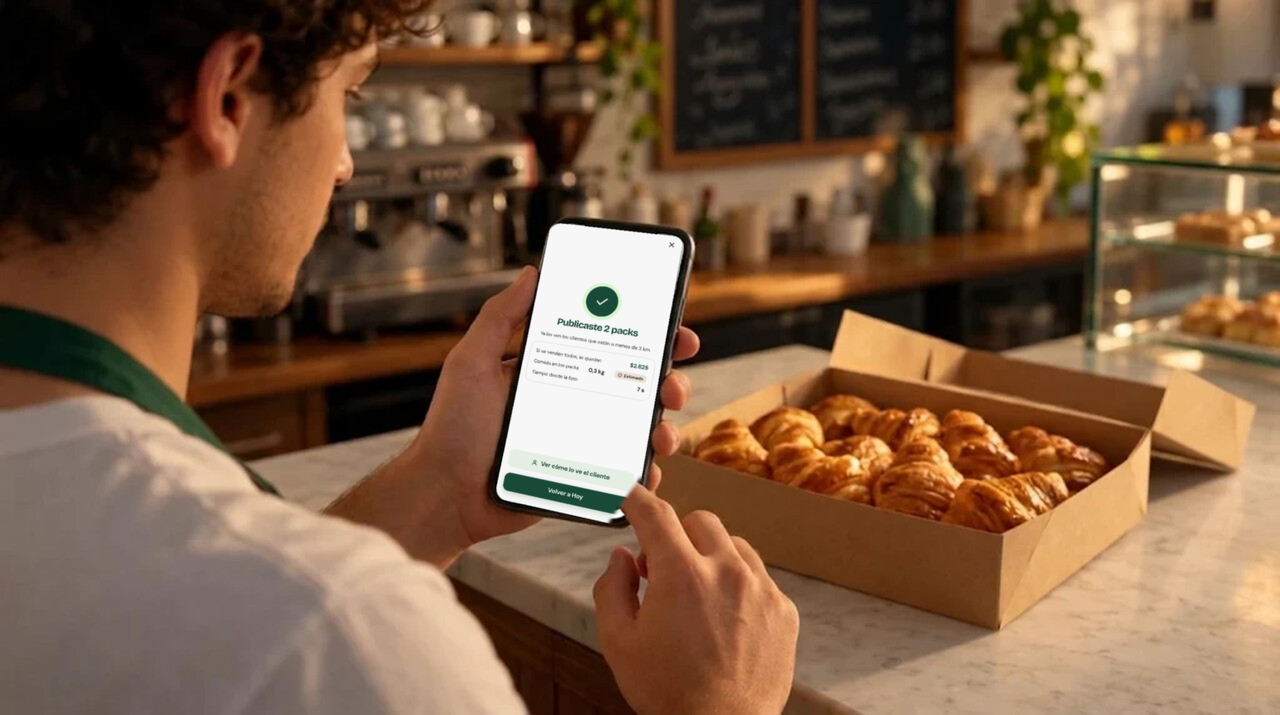
#> input picture landing/video/hero-ia/src/v6-pantallas/c1_fin.png, 1280 x 715 px, given in place of 13.jpg, which was not available
$ python c2.py
#> lines starting #> are read from the running program, lines starting #| are printed output that depends on the picture; after the words box and inside, x2 and y2 are one past the last pixel; in counts of white or black regions, pixels touching at a corner belong together
### landing/video/hero-ia/src/v6-pantallas/comp.py
import numpy as np
from PIL import Image, ImageDraw, ImageFilter
def coeffs(dst, src):
    A=[];B=[]
    for (x,y),(u,v) in zip(dst,src):
        A.append([x,y,1,0,0,0,-u*x,-u*y]);B.append(u)
        A.append([0,0,0,x,y,1,-v*x,-v*y]);B.append(v)
    return np.linalg.solve(np.array(A,float),np.array(B,float)).tolist()
def put(base,screen,quad,radius=0.09,blur=0.9,keep=None,bright=0.97):
    W,H=base.size
    sw,sh=screen.size
    # supersample 2x
    S=2
    big=base.resize((W*S,H*S),Image.LANCZOS)
    q=[(x*S,y*S) for x,y in quad]
    c=coeffs(q,[(0,0),(sw,0),(sw,sh),(0,sh)])
    warped=screen.convert('RGB').transform(big.size,Image.PERSPECTIVE,c,Image.BICUBIC)
    mask=Image.new('L',(sw,sh),0)
    ImageDraw.Draw(mask).rounded_rectangle([0,0,sw-1,sh-1],radius=int(sw*radius),fill=255)
    m=mask.transform(big.size,Image.PERSPECTIVE,c,Image.BICUBIC)
    if keep is not None:  # polygon (original coords) donde se conserva el original (manos)
        k=Image.new('L',big.size,0);ImageDraw.Draw(k).polygon([(x*S,y*S) for x,y in keep],fill=255)
        k=k.filter(ImageFilter.GaussianBlur(3))
        m=Image.fromarray(np.minimum(np.array(m),255-np.array(k)))
    warped=warped.point(lambda v:int(v*bright)).filter(ImageFilter.GaussianBlur(blur*S/2))
    out=Image.composite(warped,big,m.filter(ImageFilter.GaussianBlur(S*0.6)))
    return out.resize((W,H),Image.LANCZOS)

### landing/video/hero-ia/src/v6-pantallas/c2.py
from comp import *
S='/home/user/APROVECHO-online-/landing/video/hero-ia/src/'
quad=[(547,191),(733,178),(762,301),(577,326)]
for fr,scr,name in ((13,'/tmp/claude-0/ref/16-smart-estacion-tablet-vacia.png','c2_inicio'),(12,'/tmp/claude-0/out/tab17_miga.png','c2_fin')):
    b=Image.open(S+f'{fr}.jpg').convert('RGB').resize((1280,715),Image.LANCZOS); s=Image.open(scr)
#> further down, b is the input picture: PIL image 1280x715 RGB; mean R, G, B 123, 91.7, 66.4
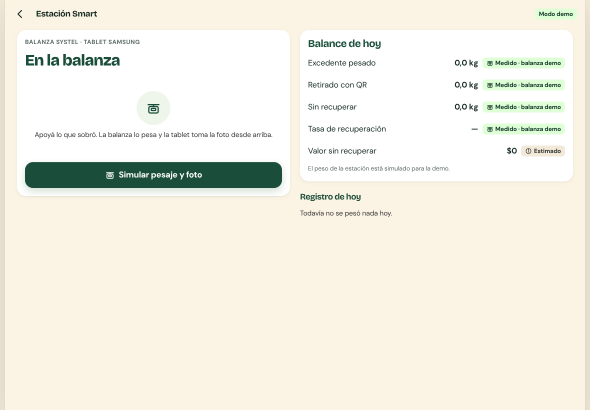
#> input picture app/capturas/16-smart-estacion-tablet-vacia.png, 1180 x 820 px, found by its file name (shown at 1/2 size)
#> further down, s is the input picture: PIL image 1180x820 RGB; mean R, G, B 242.2, 239.4, 228.4
    put(b,s,quad,radius=0.03,blur=0.8,bright=1.0).save(name+'.png')
#> in put, `warped=screen.convert('RGB').transform(big.size,Image.PERSPECTIVE,c,Im..`:
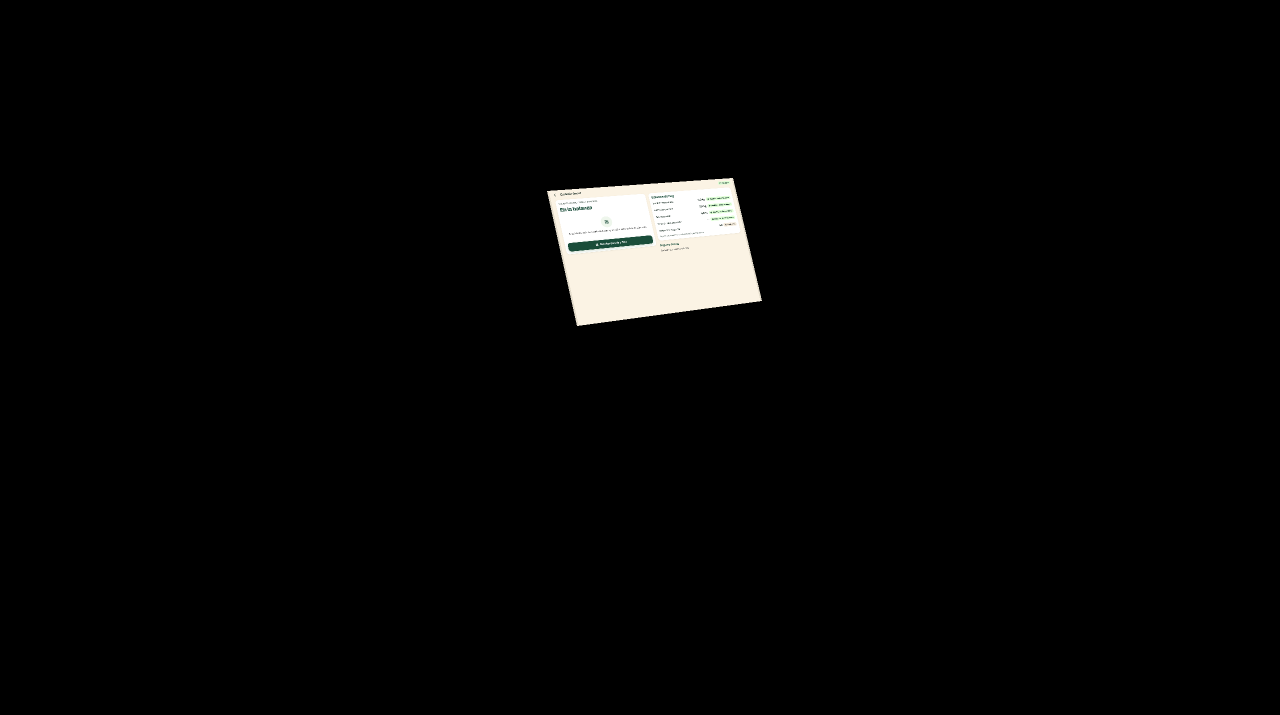
#> warped: PIL image 2560x1430 RGB (shown at 1/2 size); mean R, G, B 6.5, 6.4, 6.1
#> in put, `mask=Image.new('L',(sw,sh),0)`: mask: PIL image 1180x820 L; every value is 0
#> in put, `ImageDraw.Draw(mask).rounded_rectangle([0,0,sw-1,sh-1],radius=int(sw*r..`:
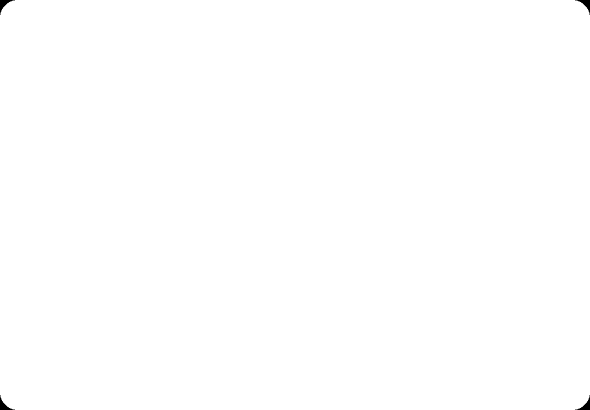
#> mask: PIL image 1180x820 L (shown at 1/2 size); 99.9% white; 4 black regions, box (x1, y1, x2, y2) and area: (0, 0, 30, 30) 275, (1150, 0, 1180, 30) 275, (0, 790, 30, 820) 275, (1150, 790, 1180, 820) 275
#> pass 2 of the loop `for fr,scr,name in ((13,'/tmp/claude-0/ref/16-smart-estacion-tablet-va..`:
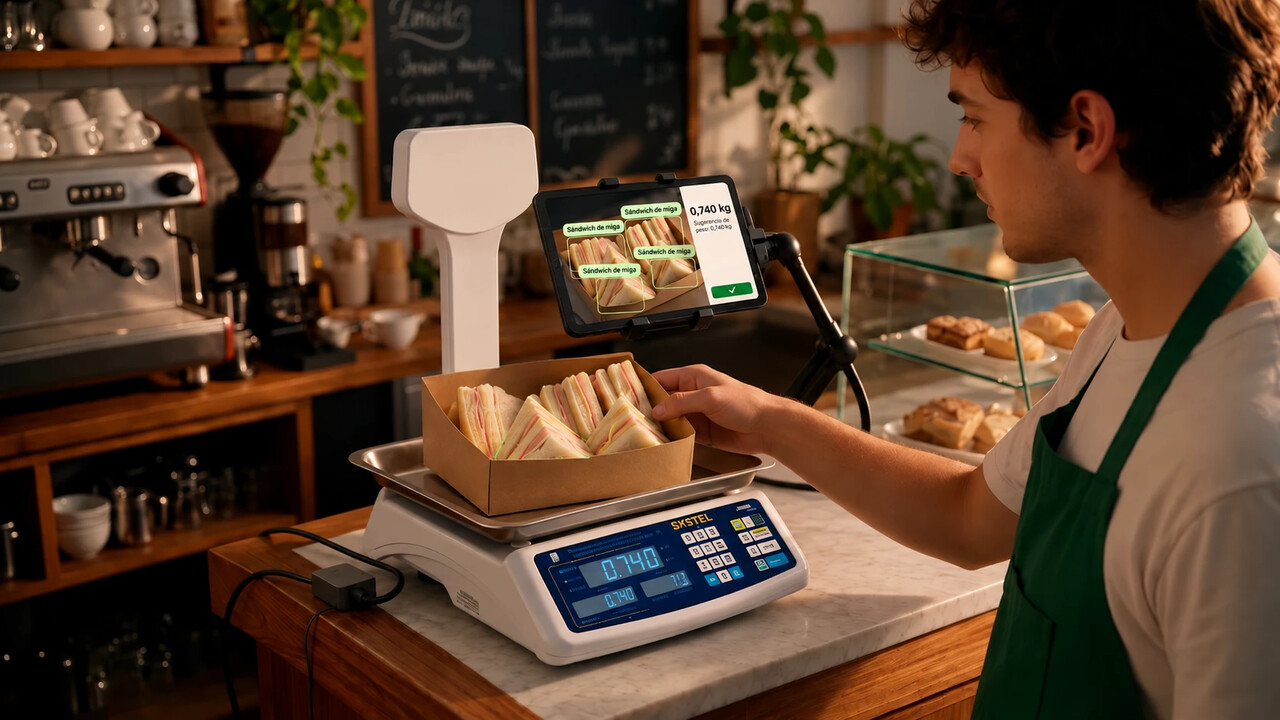
#> input picture landing/video/hero-ia/src/12.jpg, 1280 x 720 px, found by its file name
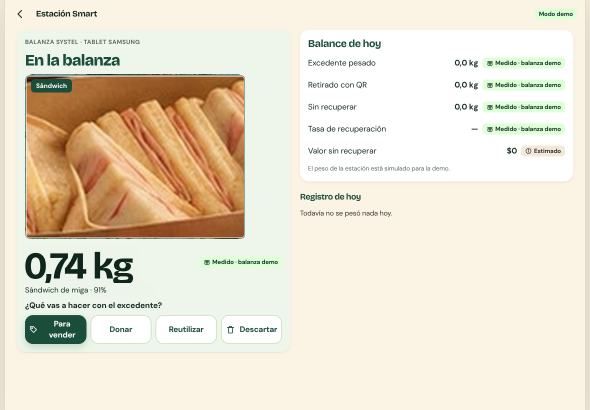
#> input picture landing/video/hero-ia/src/v6-pantallas/tab17_miga.png, 1180 x 820 px, found by its file name (shown at 1/2 size)
#> s is the input picture: PIL image 1180x820 RGB; mean R, G, B 232.7, 223.8, 206.1
#> in put (call 2), `return out.resize((W,H),Image.LANCZOS)`:
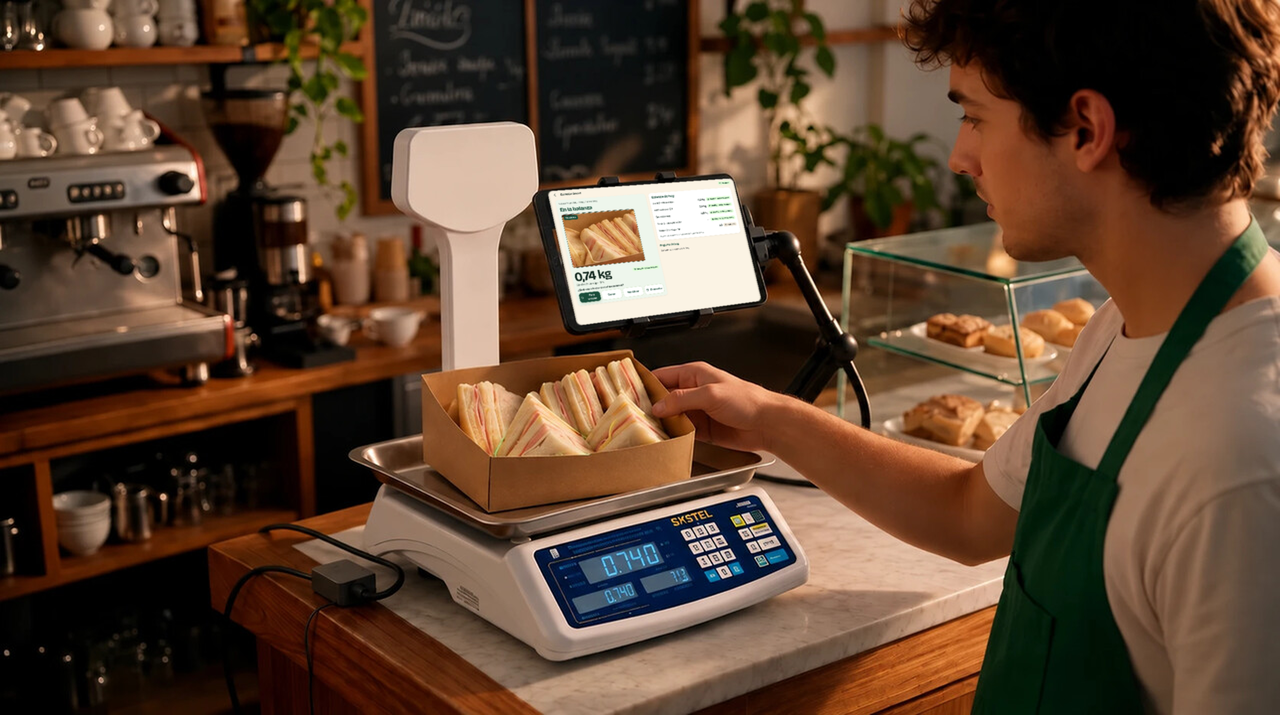
#> returned value: PIL image 1280x715 RGB; mean R, G, B 92.3, 67, 48.2
